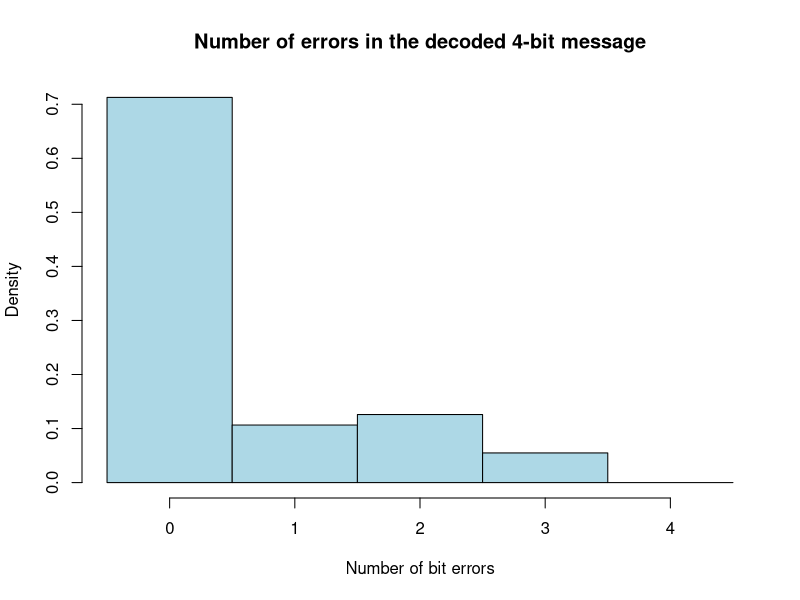
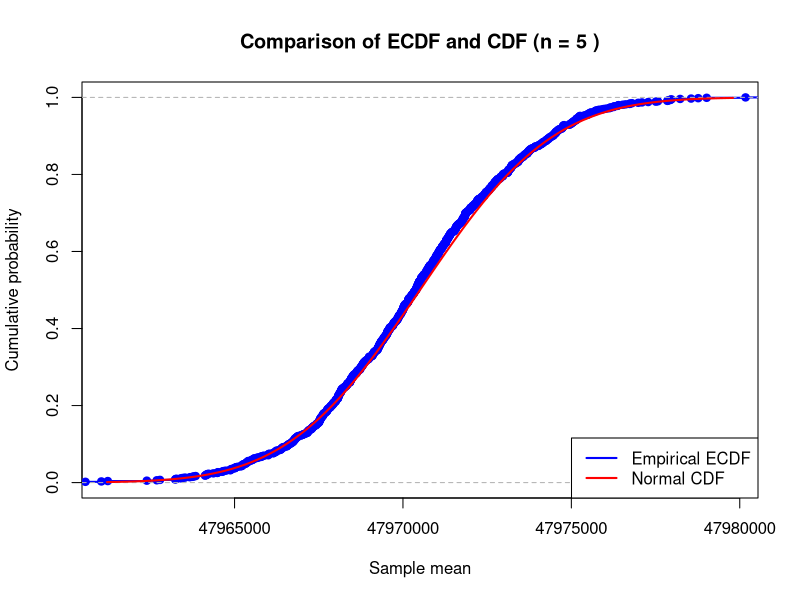
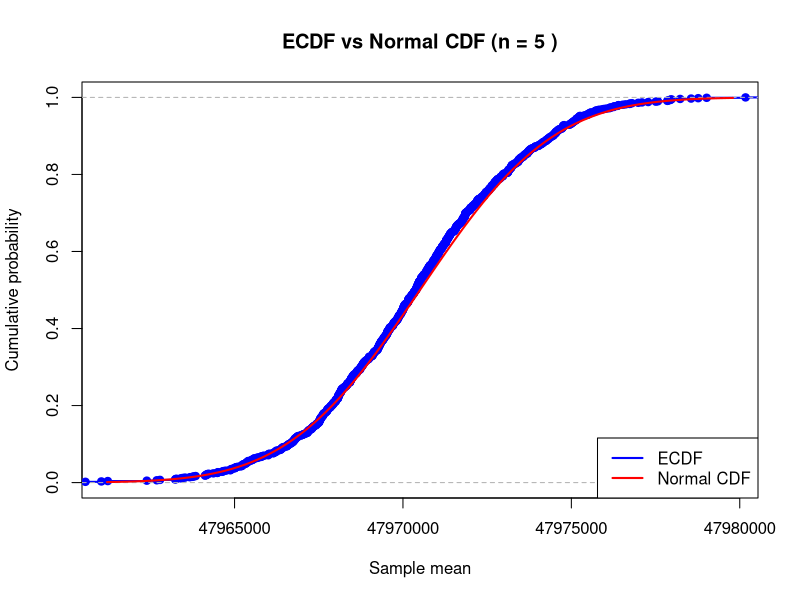
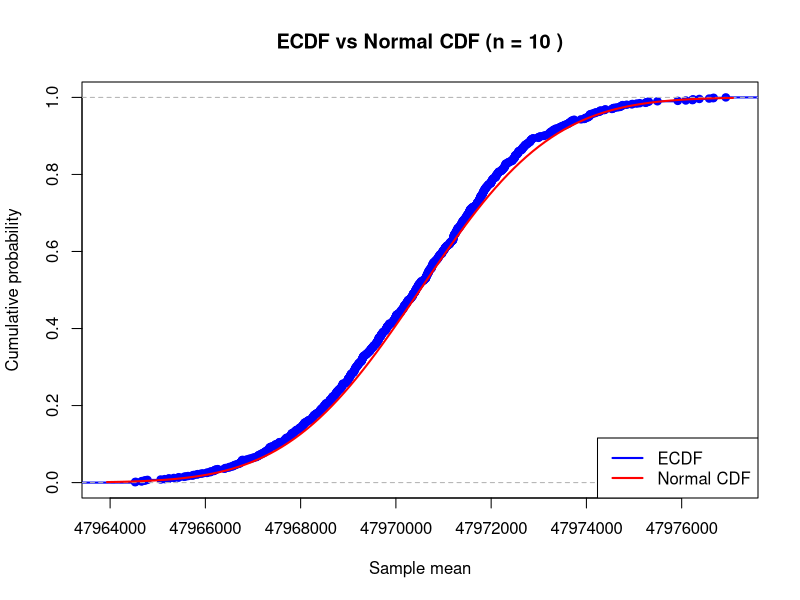
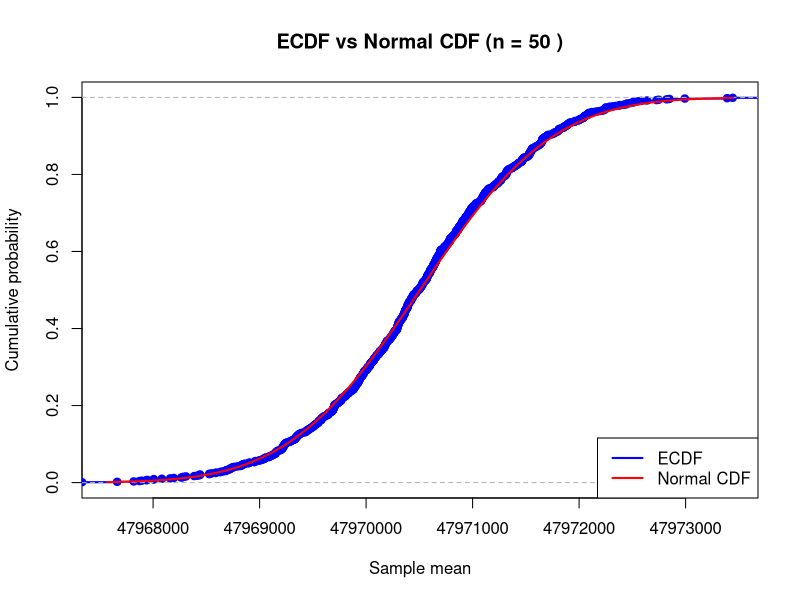
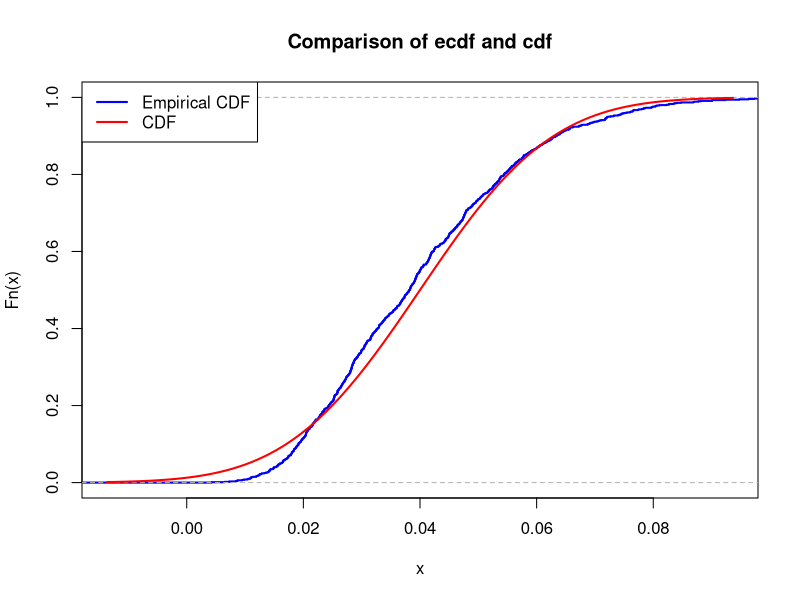
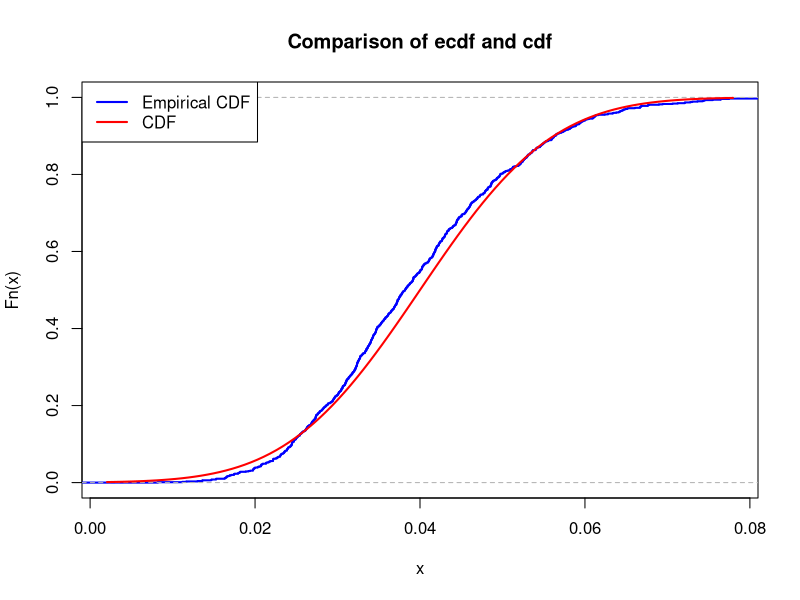
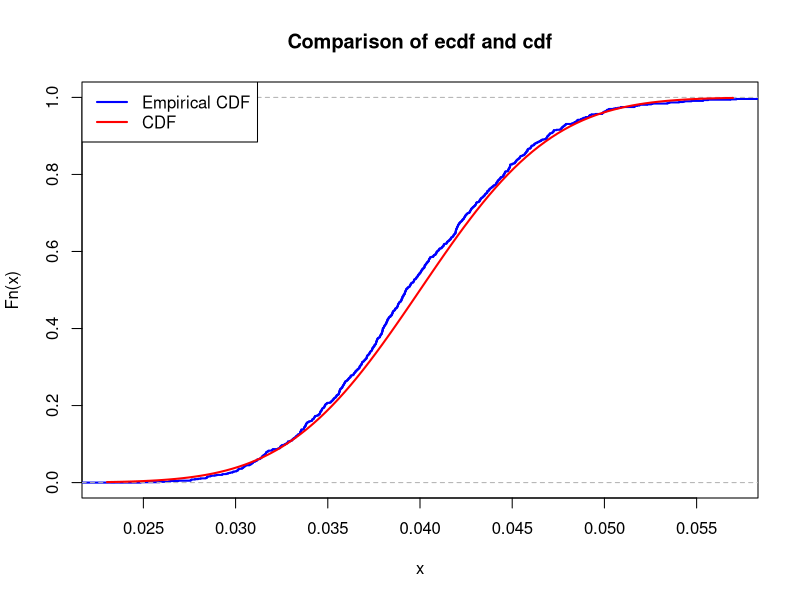

Reproduce these figures in R, in order.
## ---- chunk 1
id <- 15

set.seed(id)
p <- id/100
# matrices G and H
G <- matrix(c(1, 1, 1, 0, 0, 0, 0,
		1, 0, 0, 1, 1, 0, 0,
		0, 1, 0, 1, 0, 1, 0,
		1, 1, 0, 1, 0, 0, 1), nrow = 4, byrow = TRUE)
H <- matrix(c(
  1,0,0,
  0,1,0,
  1,1,0,
  0,0,1,
  1,0,1,
  0,1,1,
  1,1,1
), nrow = 7, byrow = TRUE)
cat("The matrix G is: \n") 
G  
cat("The matrix H is: \n") 
H
cat("The product GH must be zero: \n")
(G%*%H) %%2
## ---- chunk 2
N = 10000

message_generator <- function(N) {
  matrix(sample(c(0,1), 4*N, replace = TRUE), nrow = N)
}  
messages <- message_generator(N)
codewords <- (messages %*% G) %% 2
## ---- chunk 3
errors   <- matrix(rbinom(N * 7, size = 1, prob = p), nrow = N)
received <- (codewords + errors) %% 2 
## ---- chunk 4
synd <- (received %*% H) %% 2
idx  <- synd[, 1] + 2 * synd[, 2] + 4 * synd[, 3]


corrected <- received
mask <- idx >= 1 & idx <= 7
r_idx <- which(mask)
c_idx <- idx[mask]
if (length(r_idx)) {
  corrected[cbind(r_idx, c_idx)] <- (corrected[cbind(r_idx, c_idx)] + 1) %% 2
}

decoded <- cbind(corrected[, 3], corrected[, 5], corrected[, 6], corrected[, 7])  # N x 4

success_vec <- as.integer(rowSums(decoded != messages) == 0)
errs_vec    <- rowSums(decoded != messages)
## ---- chunk 5
phat <- mean(success_vec)
phat


pstar_theor <- (1 - p)^7 + 7 * p * (1 - p)^6
c(phat = phat, pstar_theor = pstar_theor, abs_diff = abs(phat - pstar_theor))


z  <- qnorm(0.975)
se <- sqrt(phat * (1 - phat) / N)
eps <- z * se 


c(se = se, eps = eps,
  CI_low = max(0, phat - eps),
  CI_high = min(1, phat + eps))

N_needed <- ceiling((z^2 * 0.25) / (0.03^2))
N_needed
## ---- chunk 6
hist(errs_vec,
     breaks = seq(-0.5, 4.5, by = 1),
     probability = TRUE,
     col = "lightblue",
     main = "Number of errors in the decoded 4-bit message",
     xlab = "Number of bit errors")
## ---- chunk 7
T_years <- 30.1
T <- T_years * 365 * 24 * 3600
lambda <- log(2) / T

team_id <- 15
m <- team_id * 10^-6

M <- 137
N_A <- 6 * 10^23

N <- (m / M) * N_A

mu <- N * lambda

K <- 10^3
n <- 5

set.seed(123)
sample_means <- colMeans(matrix(rpois(n * K, lambda = mu), nrow = n))

cat("Half-life period (s):", T, "\n")
cat("Lambda (decay probability per nucleus per second):", lambda, "\n")
cat("Number of atoms N:", N, "\n")
cat("Poisson parameter mu:", mu, "\n")


## ---- chunk 8
mu_theor <- mu
sigma_theor <- sqrt(mu / n)

cat("Theoretical mean (mu_theor):", mu_theor, "\n")
cat("Theoretical standard deviation (sigma_theor):", sigma_theor, "\n")


## ---- chunk 9
xlims <- c(mu_theor - 3 * sigma_theor, mu_theor + 3 * sigma_theor)

Fs <- ecdf(sample_means)

plot(Fs,
     xlim = xlims,
     ylim = c(0, 1),
     col = "blue",
     lwd = 2,
     main = paste("Comparison of ECDF and CDF (n =", n, ")"),
     xlab = "Sample mean",
     ylab = "Cumulative probability")

curve(pnorm(x, mean = mu_theor, sd = sigma_theor),
      col = "red",
      lwd = 2,
      add = TRUE)

legend("bottomright",
       legend = c("Empirical ECDF", "Normal CDF"),
       col = c("blue", "red"),
       lwd = 2,
       lty = 1)

xx <- seq(xlims[1], xlims[2], length.out = 400)
diff <- max(abs(Fs(xx) - pnorm(xx, mean = mu_theor, sd = sigma_theor)))


cat("Max difference between ECDF and Normal CDF =", diff, "\n")

## ---- chunk 10
analyze_n <- function(n, mu, K = 10^3, seed = 123) {
  set.seed(seed)
  samp_means <- colMeans(matrix(rpois(n * K, lambda = mu), nrow = n))
  mu_theor <- mu
  sigma_theor <- sqrt(mu / n)

  xlims <- c(mu_theor - 3 * sigma_theor, mu_theor + 3 * sigma_theor)
  Fs <- ecdf(samp_means)

  plot(Fs,
       xlim = xlims, ylim = c(0, 1),
       col = "blue", lwd = 2,
       main = paste("ECDF vs Normal CDF (n =", n, ")"),
       xlab = "Sample mean", ylab = "Cumulative probability")
  curve(pnorm(x, mean = mu_theor, sd = sigma_theor),
        col = "red", lwd = 2, add = TRUE)
  legend("bottomright", legend = c("ECDF", "Normal CDF"),
         col = c("blue", "red"), lwd = 2, lty = 1)

  xx <- seq(xlims[1], xlims[2], length.out = 400)
  diff <- max(abs(Fs(xx) - pnorm(xx, mean = mu_theor, sd = sigma_theor)))
  cat("n =", n, " | Max ECDF–CDF diff =", diff, "\n")
  invisible(diff)
}

diff5  <- analyze_n(5,  mu)
diff10 <- analyze_n(10, mu)
diff50 <- analyze_n(50, mu)

## ---- chunk 11
a <- 8 * 10^8

n_markov <- floor(0.05 * a / mu)

z <- 1.64485362695147
t <- (-z + sqrt(z^2 + 4 * a)) / 2
n_clt <- floor((t^2) / mu)

chernoff_ok <- function(n) {
  m <- n * mu
  if (m <= 0 || a < m) return(FALSE)
  y <- a / m
  bound <- exp(-m * (y * log(y) - y + 1))
  return(bound <= 0.05)
}

right <- floor(a / mu)
left  <- 1
best  <- 0
while (left <= right) {
  mid <- floor((left + right) / 2)
  if (chernoff_ok(mid)) {
    best <- mid
    left <- mid + 1
  } else {
    right <- mid - 1
  }
}
n_chernoff <- best

cat("Theoretical bounds for P(S_n < 8×10^8) >= 0.95\n")
cat("Markov bound  : n =", n_markov,  "\n")
cat("Chernoff bound: n =", n_chernoff, "\n")
cat("CLT bound     : n =", n_clt,     "\n")
cat("Comparison (Markov < Chernoff < CLT expected)\n")


## ---- chunk 12
check_n <- function(n, mu, a, K = 10^4, seed = 123) {
  set.seed(seed)
  s <- rpois(K, lambda = n * mu)
  p_emp <- mean(s < a)
  cat("n =", n, "| Empirical P(S_n < a) =", p_emp, "\n")
  return(p_emp)
}

p_markov  <- check_n(n_markov,  mu, a)
p_chernoff<- check_n(n_chernoff,mu, a)
p_clt     <- check_n(n_clt,     mu, a)

## ---- chunk 13
id <- 15
v1 <- id + 10
K <- 1e3

n_values = c(5, 10, 50)

sample_means_n5 <- colMeans(matrix(rexp(n_values[1]*K, rate = v1), nrow=n_values[1]))
sample_means_n10 <- colMeans(matrix(rexp(n_values[2]*K, rate = v1), nrow=n_values[2]))
sample_means_n50 <- colMeans(matrix(rexp(n_values[3]*K, rate = v1), nrow=n_values[3]))

head(sample_means_n5)
head(sample_means_n10)
head(sample_means_n50)
## ---- chunk 14
for (n in n_values) {
  cat("For n =", n,":\n")
  mu <- 1 / v1
  sigma <- 1 / (v1 * sqrt(n))
  cat("μ =", mu, "\n")
  cat("σ =", sigma, "\n")
  cat("\n")
}
## ---- chunk 15
for (n in n_values) {
  mu <- 1 / v1
  sigma <- 1 / (v1 * sqrt(n))
  xlims <- c(mu-3*sigma,mu+3*sigma)
  sample_means <- colMeans(matrix(rexp(n*K, rate = v1), nrow=n))
  Fs <- ecdf(sample_means)
  plot(Fs, 
       xlim = xlims, 
       col = "blue",
       lwd = 2,
       main = "Comparison of ecdf and cdf")
  curve(pnorm(x, mean = mu, sd = sigma), col = "red", lwd = 2, add = TRUE)
  legend("topleft", 
         legend = c("Empirical CDF", "CDF"),
         col = c("blue", "red"), 
         lwd = 2)
}
## ---- chunk 16
for (n in n_values) {
  mu <- 1 / v1
  sigma <- 1 / (v1 * sqrt(n))
  xlims <- c(mu - 3*sigma, mu + 3*sigma)
  sample_means <- colMeans(matrix(rexp(n * K, rate = v1), nrow = n))
  Fs <- ecdf(sample_means)
  x_vals <- seq(xlims[1], xlims[2], length.out = 200)
  max_diff <- max(abs(Fs(x_vals) - pnorm(x_vals, mean = mu, sd = sigma)))
  cat("Maximal difference for n =", n, ":", max_diff, "\n")
}

## ---- chunk 17
id <- 15
v1 <- id + 10
# v1 = 25

v <- N * v1
# S = X1 + X2 + ..... + X100

mu_Xi <- 1 / v
sigma_Xi <- 1 / v

mu_S = 100 * mu_Xi
## ---- chunk 18
N_markov <- 100 / (3 * v1)
cat("N_max (Markov) =", floor(N_markov), "\n")


chernoff_bound <- function(N, v1, target = 60) {
  v <- N * v1

  t_opt <- v - 100/target  
  if (t_opt >= v || t_opt <= 0) return(Inf)
  
  bound <- ((v/(v - t_opt))^100) * exp(-t_opt * target)
  return(bound)
}

N_test <- 0.1:1
chernoff_values <- sapply(N_test, function(N) chernoff_bound(N, v1))
N_chernoff <- max(N_test[chernoff_values <= 0.05])

cat("N_max (Chernoff) =", N_chernoff, "\n")


N_clt <- (100 - 16.45) / (60 * v1)

cat("N_max (CLT) =", floor(N_clt), "\n")

cat("Method comparison\n")
cat("Markov:   N ≤", N_markov, "\n")
cat("Chernoff: N ≤", N_chernoff, "\n")
cat("CLT:      N ≤", N_clt, "\n")
## ---- chunk 19
N_predicted <- N_clt 
N <-1
v1_c <- v1
v <- N * v1_c

cat(paste("Simulation for N = 1", "with rate v =", round(v, 7), "clicks/с.\n"))

x_realization <- rexp(100, rate = v)
S_realization <- sum(x_realization)

cat(paste("One realization for S = X_1 + ... + X_100:", round(S_realization, 2), "с.\n"))
cat(head(x_realization))
## ---- chunk 20
n_clicks <- 100
K <- 1000

s_sample <- colSums(matrix(rexp(n_clicks * K, rate = v), nrow = n_clicks, ncol = K))

cat(head(s_sample))
## ---- chunk 21
safe_count <- sum(s_sample > 60)

empirical_prob <- safe_count / K 

cat(paste("Number of safe cases (S > 60s):", safe_count, "out of", K, "\n"))
cat(paste("Empirical probability of safety P(S > 60):", empirical_prob, "\n"))
cat(paste("Desired probability level:", 0.95, "\n"))
## ---- chunk 22
    id <- 15
    mu <- id
    sigma <- sqrt(2*id+7)
    N <- 100

    x_sample <- rnorm(N, mean = mu, sd = sigma)

    y_sample <- 1 / x_sample


    mean_X <- mean(x_sample)
    one_over_mean_X <- 1/mean_X
    mean_Y <- mean(y_sample)

    cat("Comparison:\n")
    cat("1/X̄ =", one_over_mean_X, "\n")
    cat("Ȳ =", mean_Y, "\n")
    cat("Difference:", abs(one_over_mean_X - mean_Y))
## ---- chunk 23
    lambda <- 2
    N <- 1000

    X <- rexp(N, rate = lambda)
    Y <- rexp(N, rate = lambda)
    Z <- log(X) + 5

    par(mfrow = c(1, 2))


    plot(X, Y, 
         main = "Scatterplot: X vs Y (independent)",
         xlab = "X", ylab = "Y", col = "purple")

    qqplot(X, Y, 
         main = "Q-Q Plot: X vs Y (independent)")
    abline(0, 1, col = "pink", lwd = 2)


    plot(X, Z, 
         main = "Scatterplot: X vs Z (not independent)",
         xlab = "X", ylab = "Z = log(X)+5", col = "purple")

    qqplot(X, Z, 
         main = "Q-Q Plot: X vs Z (not indepedent)")
    abline(0, 1, col = "pink", lwd = 2)

## ---- chunk 24
    n <- 3
    p <- 0.5
    N <- 100

    theoretical_E_X <- n * p
    theoretical_Var_X <- n * p * (1 - p)

    X <- rbinom(N, size = n, prob = p)

    sample_mean_X <- mean(X)
    sample_var_X <- var(X)
    # using formula
    x_bar <- mean(X)
    sample_var_X_method2 <- sum((X - x_bar)^2) / (N - 1)

    cat("Theoretical E[X]:", theoretical_E_X, "\n")
    cat("Sample mean:", sample_mean_X, "\n")
    cat("Theoretical Var(X):", theoretical_Var_X, "\n")
    cat("Sample variance:", sample_var_X, "\n")
    cat("Sample variance using formula:", sample_var_X_method2)
## ---- chunk 25
    Y <- 0.5 * X - 1

    theoretical_E_Y <- 0.5 * theoretical_E_X - 1
    theoretical_Var_Y <- (0.5^2) * theoretical_Var_X

    sample_mean_Y <- mean(Y)
    sample_var_Y <- var(Y)
    # using formula
    y_bar <- mean(Y)
    sample_var_Y_method2 <- sum((Y - y_bar)^2) / (N - 1)

    cat("Theoretical E[Y]:", theoretical_E_Y, "\n")
    cat("Sample mean:", sample_mean_Y, "\n")
    cat("Theoretical Var(Y):", theoretical_Var_Y, "\n")
    cat("Sample variance:", sample_var_Y, "\n")
    cat("Sample variance using formula", sample_var_Y_method2)
